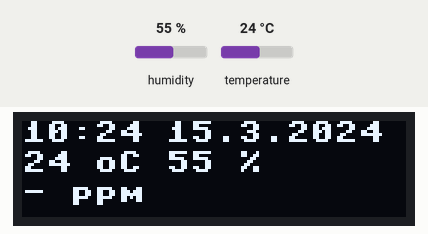
This program was run on a simulated ESP8266 board running MicroPython. Shown: 128×32 one-colour display. Inputs (shaded band) come from the test bench; at power-on: humidity 55 %, temperature 24 °C. WiFi joins after 1.5 s; the clock reads 2024-03-15 10:24:30 at power-on unless the program sets it; requests to the public web service named in the program get a made-up reply in its usual format after 0.4 s (London, UTC, broken clouds, 64 % humidity, 1013 hPa unless stated); what the program prints to the serial console is not drawn.

Above: at 11.4 s.
At 72.0 s:
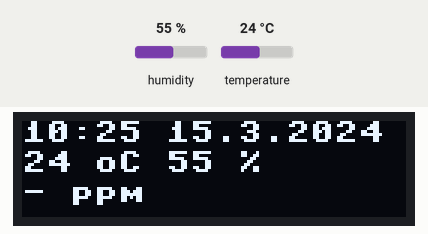

The program:

main.py
```python
import machine
import ssd1306
import time
import dht
import network
import ujson
import urequests

url = "https://www.timeapi.io/api/Time/current/zone?timeZone=Europe/Prague"
wifi_list = [
    #enter list of WLANs to try:
    ("<ssid1>", "<key1>"),
    ("<ssid2>", "<key2>"),
    ("<ssid3>", "<key3>"),
]
ssid, key = None, None
wifi_wait = 10

def try_connect(ssid, key):
    sta_if = network.WLAN(network.STA_IF)
    if not sta_if.isconnected():
        print('connecting to network {} with key {}'.format(ssid, key))
        sta_if.active(True)
        sta_if.connect(ssid, key)
        if not sta_if.isconnected():
            time.sleep(wifi_wait)
    print('network config:', sta_if.ifconfig())
    return sta_if.isconnected()

def measure():
    sensor = dht.DHT11(machine.Pin(2))
    time.sleep_ms(500)
    sensor.measure()
    tem = sensor.temperature()
    hum = sensor.humidity()
    return tem, hum

def setRTC(rtc, ssid, key):
    try_connect(ssid, key)
    try:
        r = urequests.get(url)
        json = ujson.loads(r.text)
        print(json)
        # (year, month, day, dayOfWeek!!!, hour, minute, second, millis)
        dayOfWeek = { 'Monday': 0, 'Tuesday': 1, 'Wednesday': 2, 'Thursday': 3, 'Friday': 4, 'Saturday': 5, 'Sunday': 6, }
        rtc.datetime((
            json['year'],
            json['month'],
            json['day'],
            dayOfWeek[json['dayOfWeek']],
            json['hour'],
            json['minute'],
            json['seconds'],
            json['milliSeconds']
        ))
    except:
        pass

def oled_show(oled, text1, text2):
    oled.fill(0)
    oled.text(text1, 0,  0)
    oled.text(text2, 0, 10)
    oled.show()

########
# BODY #
########
i2c = machine.SoftI2C(scl = machine.Pin(5), sda = machine.Pin(4))
oled_width, oled_height = 128, 32 #128, 64
oled = ssd1306.SSD1306_I2C(oled_width, oled_height, i2c)

#try to find the wifi
for ssid_try, key_try in wifi_list:
    #try if wifi can be connected
    oled_show(oled, "Connecting", ssid_try)
    if try_connect(ssid_try, key_try):
        #set the right ssid and key
        ssid, key = ssid_try, key_try
        #if successful, do not try other ssid
        break

#try to set the chip datetime
rtc = machine.RTC()
setRTC(rtc, ssid, key)

while True:
    #set RTC every hour
    if ssid:
        #if known wifi, just use it
        setRTC(rtc, ssid, key)
    else:
        #if not known wifi, try to find it
        for ssid_try, key_try in wifi_list:
            #try if wifi can be connected
            if try_connect(ssid_try, key_try):
                #set the right ssid and key
                ssid, key = ssid_try, key_try
                #if successful, do not try other ssid
                break

    #for each minute in an hour, do measurements
    for _ in range(60):
        tem, hum = measure()
        co2 = "-"
        state1 = "{} oC {} %".format(tem, hum)
        state2 = "{} ppm".format(co2)

        oled.fill(0)
        if ssid:
            year, month, day, weekday, hour, minute, second, microsecond = rtc.datetime()
            now = "{}:{:02d} {}.{}.{}".format(hour, minute, day, month, year)
            oled.text(now,    0,  0)
        oled.text(state1, 0, 10)
        oled.text(state2, 0, 20)
        oled.show()
        time.sleep(60)
```

Measured:
- what the display in image 0 shows lasts 60.5 s, from 11.4 s to 71.9 s
